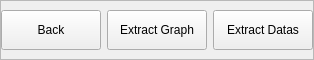
                     <widget class="QFrame" name="frame_130">
                      <property name="minimumSize">
                       <size>
                        <width>0</width>
                        <height>60</height>
                       </size>
                      </property>
                      <property name="maximumSize">
                       <size>
                        <width>16777215</width>
                        <height>60</height>
                       </size>
                      </property>
                      <property name="frameShape">
                       <enum>QFrame::Shape::StyledPanel</enum>
                      </property>
                      <property name="frameShadow">
                       <enum>QFrame::Shadow::Raised</enum>
                      </property>
                      <layout class="QHBoxLayout" name="horizontalLayout_94">
                       <property name="leftMargin">
                        <number>0</number>
                       </property>
                       <property name="topMargin">
                        <number>0</number>
                       </property>
                       <property name="rightMargin">
                        <number>0</number>
                       </property>
                       <property name="bottomMargin">
                        <number>0</number>
                       </property>
                       <item>
                        <widget class="QPushButton" name="button_result_back">
                         <property name="minimumSize">
                          <size>
                           <width>100</width>
                           <height>0</height>
                          </size>
                         </property>
                         <property name="maximumSize">
                          <size>
                           <width>100</width>
                           <height>40</height>
                          </size>
                         </property>
                         <property name="styleSheet">
                          <string notr="true"/>
                         </property>
                         <property name="text">
                          <string>Back</string>
                         </property>
                        </widget>
                       </item>
                       <item>
                        <widget class="QPushButton" name="pushButton_extract_graph">
                         <property name="minimumSize">
                          <size>
                           <width>100</width>
                           <height>40</height>
                          </size>
                         </property>
                         <property name="maximumSize">
                          <size>
                           <width>100</width>
                           <height>16777215</height>
                          </size>
                         </property>
                         <property name="text">
                          <string>Extract Graph</string>
                         </property>
                        </widget>
                       </item>
                       <item>
                        <widget class="QPushButton" name="pushButton_extract_data">
                         <property name="minimumSize">
                          <size>
                           <width>100</width>
                           <height>0</height>
                          </size>
                         </property>
                         <property name="maximumSize">
                          <size>
                           <width>100</width>
                           <height>40</height>
                          </size>
                         </property>
                         <property name="text">
                          <string>Extract Datas</string>
                         </property>
                        </widget>
                       </item>
                      </layout>
                     </widget>
